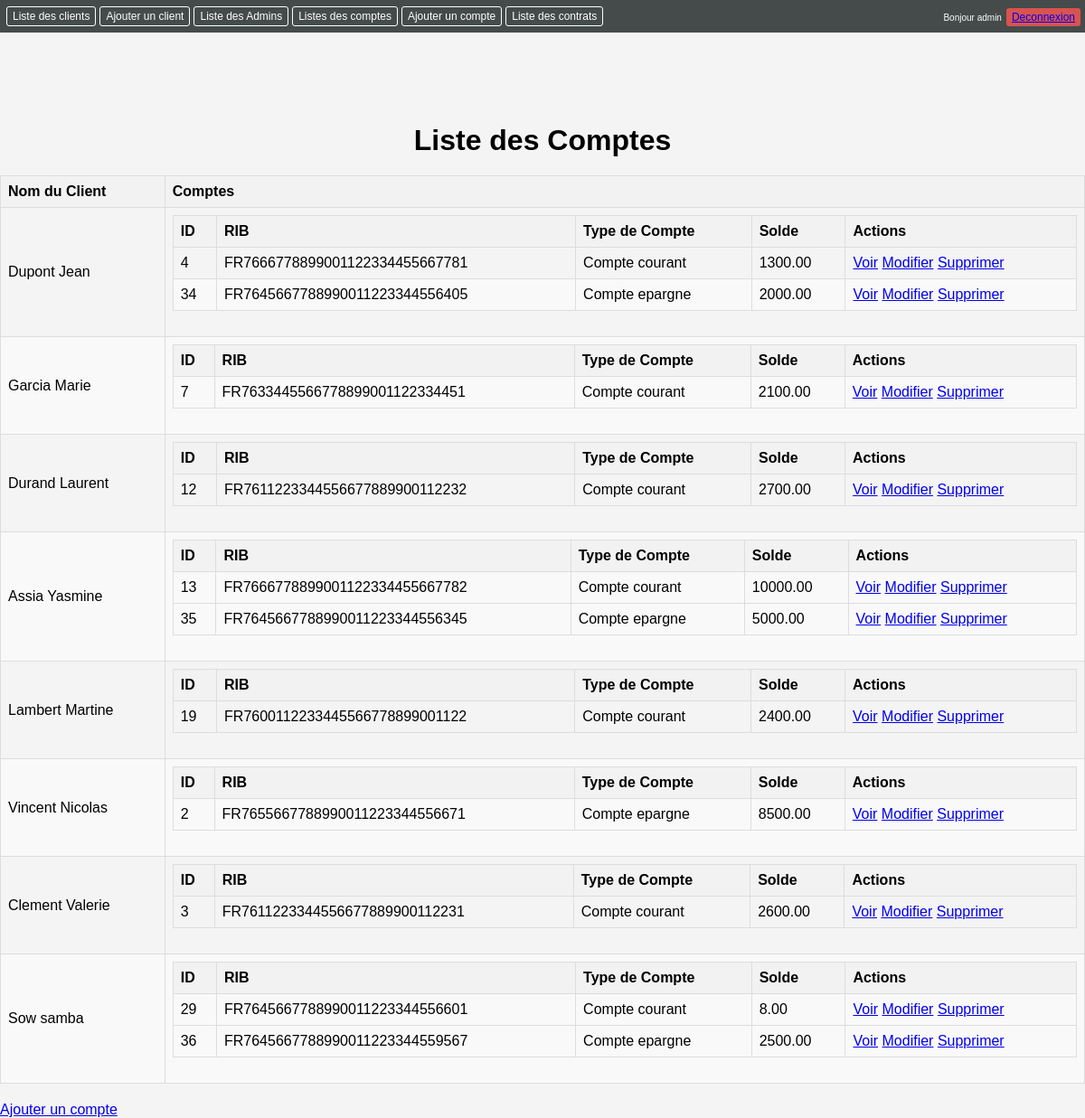
Before: /index.php?action=listes_comptes (signed in) with the older database file.
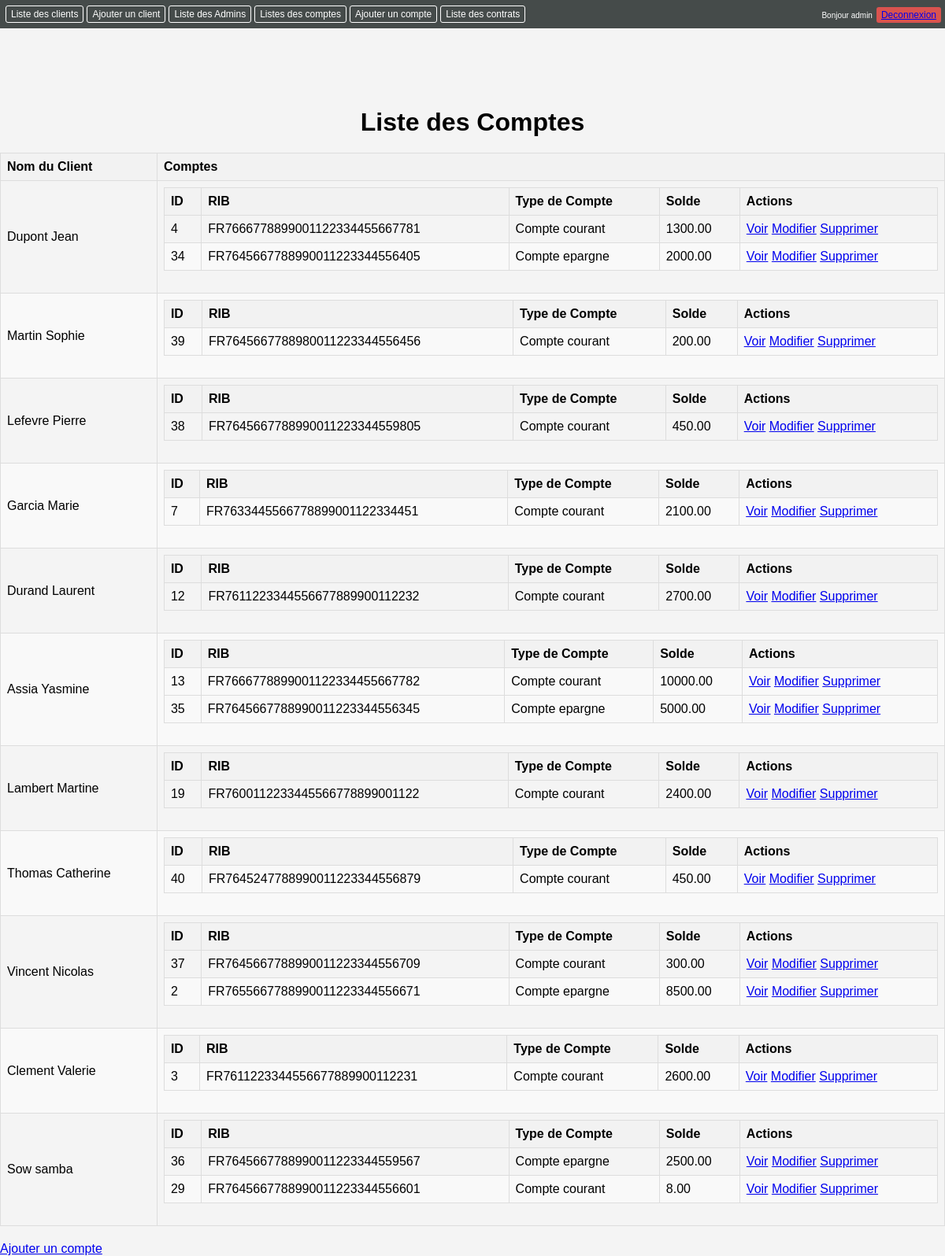
After: the same page with the newer database file.
### tables this page shows
CREATE TABLE `comptes` (
  `id` int(11) NOT NULL,
  `rib` varchar(34) NOT NULL,
  `typeCompte` varchar(20) NOT NULL,
  `solde` decimal(10,2) NOT NULL,
  `idClient` int(11) NOT NULL
);

### controllers/compteController.php (called while the page is built, shortened)
<?php
class CompteController {
    public function index() {
        try {
            $pdo = getConnexion();
            $stmt = $pdo->query('SELECT comptes.*, clients.nom, clients.prenom FROM comptes INNER JOIN clients ON comptes.idClient = clients.id ORDER BY clients.id');
            $comptes = $stmt->fetchAll(PDO::FETCH_ASSOC);
            $comptesParClient = [];
            foreach ($comptes as $compte) {
                $clientId = $compte['idClient'];
                if (!isset($comptesParClient[$clientId])) {
                    $comptesParClient[$clientId] = [
                        'nomClient' => $compte['nom'] . ' ' . $compte['prenom'],
                        'comptes' => []
                    ];
                }
                $comptesParClient[$clientId]['comptes'][] = $compte;
            }
            include __DIR__ . '/../views/comptes/index.php';
        } catch (PDOException $e) {
            echo "Erreur de base de données : " . $e->getMessage();
        }
    }
}
?>

### views/comptes/index.php (the view)
<?php include __DIR__ . '/../templates/header.php'; ?>
<h1>Liste des Comptes</h1>
<table>
    <thead>
        <tr>
            <th>Nom du Client</th>
            <th>Comptes</th>
        </tr>
    </thead>
    <tbody>
        <?php foreach ($comptesParClient as $clientId => $clientData) : ?>
            <tr>
                <td><?php echo htmlspecialchars($clientData['nomClient']); ?></td>
                <td>
                    <table>
                        <thead>
                            <tr>
                                <th>ID</th>
                                <th>RIB</th>
                                <th>Type de Compte</th>
                                <th>Solde</th>
                                <th>Actions</th>
                            </tr>
                        </thead>
                        <tbody>
                            <?php foreach ($clientData['comptes'] as $compte) : ?>
                                <tr>
                                    <td><?php echo htmlspecialchars($compte['id']); ?></td>
                                    <td><?php echo htmlspecialchars($compte['rib']); ?></td>
                                    <td><?php echo htmlspecialchars($compte['typeCompte']); ?></td>
                                    <td><?php echo htmlspecialchars($compte['solde']); ?></td>
                                    <td>
                                        <a href="index.php?action=voir_compte&id=<?php echo $compte['id']; ?>">Voir</a>
                                        <a href="index.php?action=modifier_compte&id=<?php echo $compte['id']; ?>">Modifier</a>
                                        <a href="index.php?action=supprimer_compte&id=<?php echo $compte['id']; ?>" onclick="return confirm('Êtes-vous sûr de vouloir supprimer ce compte ?')">Supprimer</a>
                                    </td>
                                </tr>
                            <?php endforeach; ?>
                        </tbody>
                    </table>
                </td>
            </tr>
        <?php endforeach; ?>
    </tbody>
</table>
<a href="index.php?action=ajouter_compte">Ajouter un compte</a>
<?php include __DIR__ . '/../templates/footer.php'; ?>

### index.php (shortened to what this page needs)
<?php
require_once __DIR__ . '/controllers/compteController.php';
$compteController = new CompteController();
$adminController = new AdminController();
if (isset($_GET['action'])) {
    $action = filter_input(INPUT_GET, 'action', FILTER_SANITIZE_STRING);
    switch ($action) {
        case 'listes_comptes':
            $compteController->index();
            break;
    }
} else {
    $adminController->connexionAdmin();
}
?>

### views/templates/header.php (shortened to what this page needs)
<!DOCTYPE html>
<html>
<head>
    <link rel="stylesheet" href="css/style.css">
</head>
<body>
    <div class="header">
        <div class="header-left">
            <div class="menu">
                <a href="index.php?action=listClient">Liste des clients</a>
                <a href="index.php?action=ajouter_client">Ajouter un client</a>
                <a href="index.php?action=liste_admins">Liste des Admins</a>
                <a href="index.php?action=listes_comptes">Listes des comptes</a>
                <a href="index.php?action=ajouter_compte">Ajouter un compte</a>
                <a href="index.php?action=liste_contrats">Liste des contrats</a>
            </div>
        </div>
        <div class="header-right">
            <span class="welcome">Bonjour admin</span>
            <a href="index.php?action=deconnexion" class="logout">Deconnexion</a>
        </div>
    </div>
    <div class="container">
    </div>
</body>
</html>

### views/templates/footer.php
</body>
</html>

### css/style.css (style rules this page uses)
body { font-family: sans-serif; margin: 0; padding: 0; background-color: #f4f4f4; }
.header { background-color: #454b4a; color: white; padding: 5px; display: flex; justify-content: space-between; align-items: center; flex-wrap: wrap; }
.header-left { display: flex; align-items: center; flex-wrap: wrap; }
.header-left a { color: white; text-decoration: none; margin: 2px; padding: 3px 6px; border: 1px solid white; border-radius: 3px; font-size: 8px; }
.header-right { display: flex; align-items: center; margin-top: 2px; }
.welcome { margin-right: 5px; font-size: 10px; }
.logout { background-color: #d9534f; border-color: #d43f3a; font-size: 12px; padding: 3px 6px; border-radius: 3px; }
.container { padding: 20px; padding-bottom: 60px; }
h1 { text-align: center; margin-bottom: 20px; }
table { width: 100%; border-collapse: collapse; margin-bottom: 20px; }
th, td { border: 1px solid #ddd; padding: 8px; text-align: left; }
th { background-color: #f2f2f2; }
tr:nth-child(even) { background-color: #f9f9f9; }
.menu { display: flex; }
.menu a { color: white; text-decoration: none; margin: 2px; padding: 3px 6px; border: 1px solid white; border-radius: 3px; font-size: 12px; }

Changed rows visible on the page:
added comptes: id "39", rib "FR7645667788980011223344556456", typeCompte "Compte courant", solde "200.00", shown under "Martin Sophie"
added comptes: id "38", rib "FR7645667788990011223344559805", typeCompte "Compte courant", solde "450.00", shown under "Lefevre Pierre"
added comptes: id "40", rib "FR7645247788990011223344556879", typeCompte "Compte courant", solde "450.00", shown under "Thomas Catherine"
added comptes: id "37", rib "FR7645667788990011223344556709", typeCompte "Compte courant", solde "300.00", shown under "Vincent Nicolas"
shown differently, row unchanged: comptes "FR7645667788990011223344559567": moves up the list
Other visible differences:
new list line: "Martin Sophie ID RIB Type de Compte Solde Actions"
new list line: "Lefevre Pierre ID RIB Type de Compte Solde Actions"
new list line: "Thomas Catherine ID RIB Type de Compte Solde Actions"
